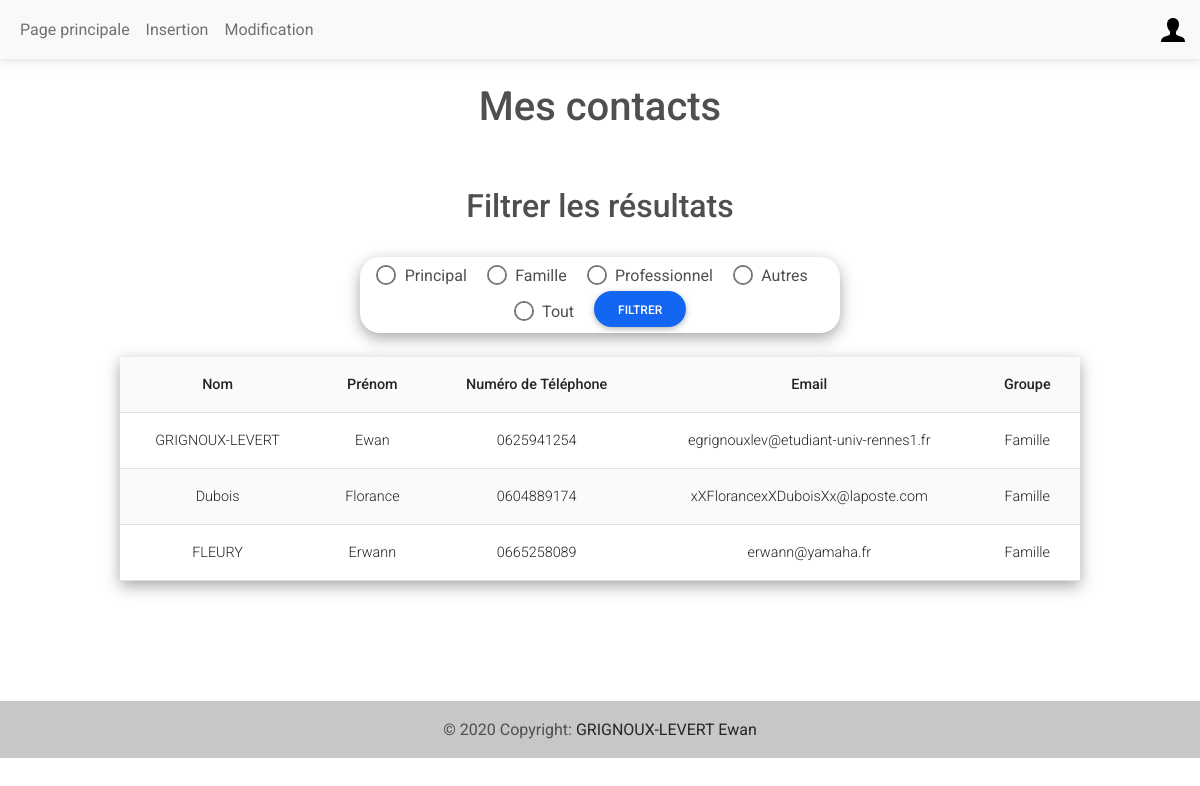
The app's page /index.php?inlineRadioOptions=Famille (signed in), older data.
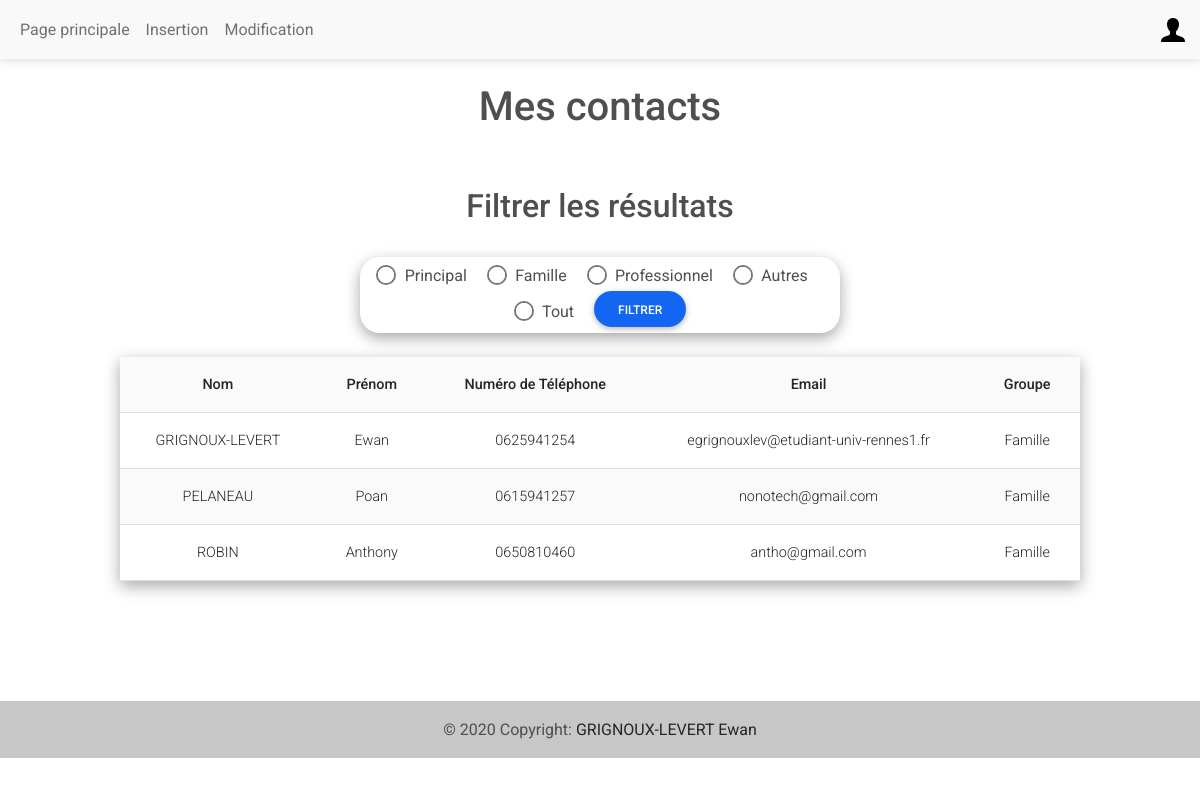
The same page, newer data.
### tables this page shows
CREATE TABLE "Coordonnees" (
	"id"	INTEGER,
	"nom"	VARCHAR(30) NOT NULL,
	"prenom"	VARCHAR(30) NOT NULL,
	"phoneNumber"	VARCHAR(10),
	"email"	VARCHAR(40) CHECK("email" LIKE '%@%'),
	"idUsers"	INTEGER NOT NULL,
	"groups"	VARCHAR(10) NOT NULL CHECK("groups" IN ('Principal', 'Travail', 'Famille', 'Autre')),
	FOREIGN KEY("idUsers") REFERENCES "Users"("id") ON UPDATE CASCADE ON DELETE CASCADE,
	PRIMARY KEY("id" AUTOINCREMENT)
);

### index.php (the view, shortened to what the changed rows need)
<!DOCTYPE html>
<html lang="fr">
    <head>
        <link href="style.css" rel="stylesheet" type="text/css">
        <link rel="stylesheet" href="https://cdnjs.cloudflare.com/ajax/libs/font-awesome/6.0.0/css/all.min.css%22/%3E">
        <link rel="stylesheet" href="css/mdb.min.css" />
    </head>
    <body>
        <h1>Mes contacts</h1>
        <section>
            <h2>Filtrer les résultats</h2>
        </section>
        <?php
        include "function.php" ;
        $madb = new PDO('sqlite:'.$_SERVER["DOCUMENT_ROOT"]."/WEB2/IUT-Projet-WEB/DB/database.sqlite") ;
        if (!empty($_GET)){
            if ($_GET["inlineRadioOptions"] == "Tout"){
                $query = 'SELECT * FROM Coordonnees WHERE idUsers LIKE '.$_SESSION["id"].';';
            }
            else{
                $groups_filtre= $madb->quote($_GET["inlineRadioOptions"]);
            $query = 'SELECT * FROM Coordonnees WHERE idUsers LIKE '.$_SESSION["id"].' AND groups LIKE '.$groups_filtre.';';
            }
            $result = $madb->query($query);
            $tb = "
                <tr>
                <th scope='col'>Nom</th>
                <th scope='col'>Prénom</th>
                <th scope='col'>Numéro de Téléphone</th>
                <th scope='col'>Email</th>
                <th scope='col'>Groupe</th>
                </tr>
                <tr>
            ";
            while ($row = $result->fetch(PDO::FETCH_ASSOC)) {
                $nom = $row["nom"];
                $prenom = $row["prenom"];
                $phone = $row["phoneNumber"];
                $mail = $row["email"];
                $groups = $row["groups"];
                $tb .= "<td> $nom </td>";
                $tb .= "<td> $prenom </td>";
                $tb .= "<td> $phone </td>";
                $tb .= "<td> $mail </td>";
                $tb .= "<td> $groups </td>";
                $tb .= "</tr>";
            }
        }
        echo "<div table-responsive>
            <table class='table table-striped ' id='index_tab'>
            $tb
            </table>";
        ?>
    </body>
</html>

Row changes from the older to the newer data that the page shows:
no longer on this page (row edited): coordonnees: nom "Dubois", prenom "Florance", phoneNumber "0604889174", email "xXFlorancexXDuboisXx@laposte.com", groups "Famille"
no longer on this page (row edited): coordonnees: nom "FLEURY", prenom "Erwann", phoneNumber "0665258089", email "erwann@yamaha.fr", groups "Famille"
now on this page (row edited): coordonnees: nom "PELANEAU", prenom "Poan", phoneNumber "0615941257", email "nonotech@gmail.com", groups "Famille"
added coordonnees: nom "ROBIN", prenom "Anthony", phoneNumber "0650810460", email "antho@gmail.com", groups "Famille"
